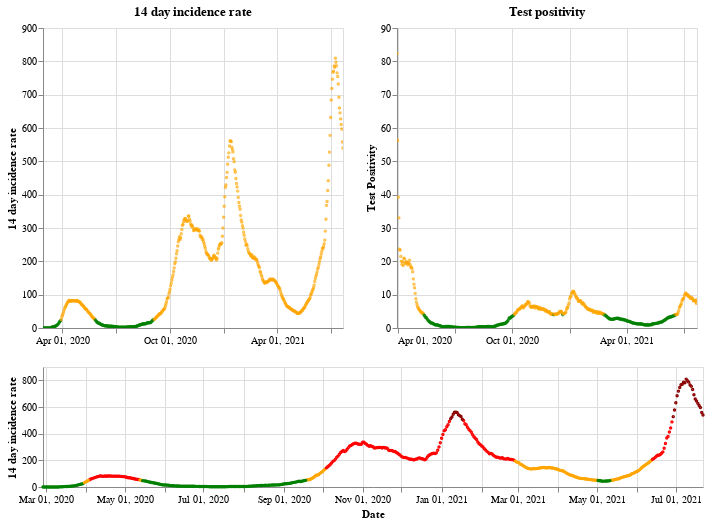

The cell this chart's notebook holds for it:
### Markdown cell above
## Scotland

### Code cell
plot_traffic_light('Scotland')

### Figure 1 — Vega-Lite specification as saved in the notebook (floating-point values rounded to 4 significant figures; data arrays with more than 128 entries replaced by an {"elided": "..."} marker saying what was removed)
{"config": {"view": {"continuousWidth": 400, "continuousHeight": 300}}, "vconcat": [{"hconcat": [{"mark": {"type": "point", "size": 2}, "encoding": {"color": {"condition": {"value": "green", "test": "(datum.twoWeeklyCasesRate <= 25)"}, "value": "orange"}, "tooltip": [{"type": "nominal", "field": "areaName"}, {"type": "temporal", "field": "date"}, {"type": "quantitative", "field": "twoWeeklyCasesRate"}, {"type": "quantitative", "field": "testPositivity"}], "x": {"type": "temporal", "axis": {"title": ""}, "field": "date", "scale": {"domain": {"selection": "DateBrush"}}, "timeUnit": "yearmonthdate"}, "y": {"type": "quantitative", "axis": {"title": "14 day incidence rate"}, "field": "twoWeeklyCasesRate"}}, "title": "14 day incidence rate", "width": 300}, {"mark": {"type": "point", "size": 2}, "encoding": {"color": {"condition": {"value": "green", "test": "(datum.testPositivity <= 4)"}, "value": "orange"}, "tooltip": [{"type": "nominal", "field": "areaName"}, {"type": "temporal", "field": "date"}, {"type": "quantitative", "field": "twoWeeklyCasesRate"}, {"type": "quantitative", "field": "testPositivity"}], "x": {"type": "temporal", "axis": {"title": ""}, "field": "date", "scale": {"domain": {"selection": "DateBrush"}}, "timeUnit": "yearmonthdate"}, "y": {"type": "quantitative", "axis": {"title": "Test Positivity"}, "field": "testPositivity"}}, "title": "Test positivity", "width": 300}]}, {"layer": [{"mark": {"type": "point", "size": 2}, "encoding": {"color": {"condition": {"value": "orange", "test": "(((datum.testPositivity < 4) && (datum.twoWeeklyCasesRate >= 50)) && (datum.twoWeeklyCasesRate < 200))"}, "value": "red"}, "opacity": {"condition": {"value": 1, "test": "((datum.twoWeeklyCasesRate >= 50) && (datum.twoWeeklyCasesRate < 500))"}, "value": 0}, "tooltip": [{"type": "nominal", "field": "areaName"}, {"type": "temporal", "field": "date"}, {"type": "quantitative", "field": "twoWeeklyCasesRate"}, {"type": "quantitative", "field": "testPositivity"}], "x": {"type": "temporal", "axis": {"title": "Date"}, "field": "date", "timeUnit": "yearmonthdate"}, "y": {"type": "quantitative", "axis": {"title": "14 day incidence rate"}, "field": "twoWeeklyCasesRate"}}, "selection": {"DateBrush": {"type": "interval", "encodings": ["x"], "fields": ["Time"]}}}, {"mark": {"type": "point", "size": 2}, "encoding": {"color": {"value": "darkred"}, "opacity": {"condition": {"value": 1, "test": "(datum.twoWeeklyCasesRate >= 500)"}, "value": 0}, "tooltip": [{"type": "nominal", "field": "areaName"}, {"type": "temporal", "field": "date"}, {"type": "quantitative", "field": "twoWeeklyCasesRate"}, {"type": "quantitative", "field": "testPositivity"}], "x": {"type": "temporal", "axis": {"title": "Date"}, "field": "date", "timeUnit": "yearmonthdate"}, "y": {"type": "quantitative", "axis": {"title": "14 day incidence rate"}, "field": "twoWeeklyCasesRate"}}}, {"mark": {"type": "point", "size": 2}, "encoding": {"color": {"condition": {"value": "green", "test": "((datum.testPositivity < 4) && (datum.twoWeeklyCasesRate < 50))"}, "value": "orange"}, "opacity": {"condition": {"value": 1, "test": "(datum.twoWeeklyCasesRate < 50)"}, "value": 0}, "tooltip": [{"type": "nominal", "field": "areaName"}, {"type": "temporal", "field": "date"}, {"type": "quantitative", "field": "twoWeeklyCasesRate"}, {"type": "quantitative", "field": "testPositivity"}], "x": {"type": "temporal", "axis": {"title": "Date"}, "field": "date", "timeUnit": "yearmonthdate"}, "y": {"type": "quantitative", "axis": {"title": "14 day incidence rate"}, "field": "twoWeeklyCasesRate"}}}], "height": 120, "width": 660}], "data": {"name": "data-755a1920e55798b20a12eece70f092f5"}, "$schema": "https://vega.github.io/schema/vega-lite/v4.8.1.json", "datasets": {"data-755a1920e55798b20a12eece70f092f5": {"elided": "511 records"}}}
